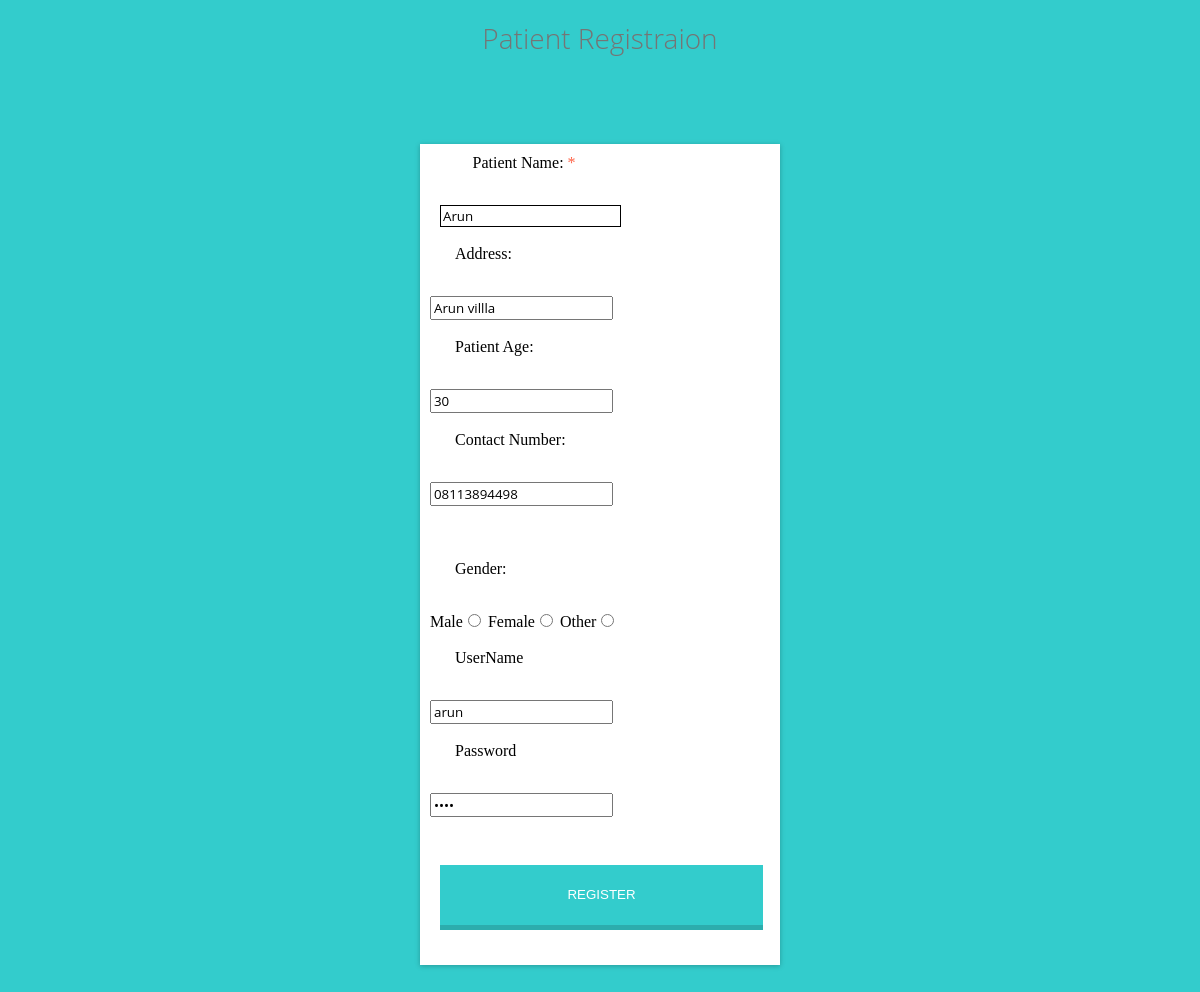
Page /editpatient/1 on the committed database.
### myapp/models.py (models this page shows, shortened)
class Patient(models.Model):
    patientname=models.CharField(max_length=150)
    address=models.CharField(max_length=150)
    age=models.CharField(max_length=100)
    gender=models.CharField(max_length=100)
    contactnum=models.CharField(max_length=100)
    disease=models.CharField(max_length=150,null=True,blank=True)
    doctorname=models.CharField(max_length=150,null=True,blank=True)
    username=models.CharField(max_length=150,null=True,blank=True)
    password=models.CharField(max_length=150,null=True,blank=True)
    status=models.CharField(max_length=150,null=True,blank=True)

### myapp/views.py (the view)
# urls.py: path('editpatient/<int:id>', views.editpatient, name='editeditpatient'),
def editpatient(request,id):
    result = Patient.objects.get(id=id)
    return render(request,'editpatient.html', {'result': result})

### myapp/templates/editpatient.html (shortened to what this page needs)
<!DOCTYPE html>
<html lang="en">
<head>
</head>
<body>
<form method="POST" action="/updatepatient/{{ result.id }}">
<h1>Patient Registraion</h1>
    <br>
       <div class="col-md-6">
           <div id="logbox">
    <label for="patientname" class="input pass " >Patient Name: <span style="color: #FF6347">*</span></label><br>
    <input id="patientname" type="text" name="patientname" required style="border: solid 1px;margin-left:10px" value="{{ result.patientname }}">
    <br><br>
     <label for="address" style="margin-left: 10px;" class="input pass " > Address:</label><br>
    <input type="text" id="address" name="address" value="{{ result.address }}">
    <br><br>
     <label for="age" style="margin-left: 10px;" class="input pass" > Patient Age:</label><br>
    <input type="text" id="age" name="age" value="{{ result.age }}">
    <br><br>
     <label for="contactnum" style="margin-left: 10px;" class="input pass "> Contact Number:</label><br>
    <input type="text" id="contactnum" name="contactnum" value="{{ result.contactnum }}">
    <br><br>
    <br><br>
   <label for="gender" style="margin-left: 10px;" class="input pass ">Gender:</label><br>
    Male<input id="male" type="radio" name="gender" value="male" value="{{ result.gender }}">
    Female<input id="female" type="radio" name="gender" value="female">
   Other<input id="other" type="radio" name="gender" value="other">
    <br><br>
    <label for="username" style="margin-left: 10px;" class="input pass " > UserName</label><br>
    <input type="text" id="username" name="username" value="{{ result.username }}">
    <br><br>
      <label for="password" style="margin-left: 10px;" class="input pass "> Password</label><br>
    <input type="password" id="password" name="password" value="{{ result.password }}">
    <br><br>
<button type="submit"  name="submit" style="margin-left: 10px" class="inputButton">REGISTER</button>
        </div>
    </div>
</form>
</body>
</html>

### myapp/templates/editpatient.html (style rules this page uses)
body { background: #3CC; }
#logbox { padding: 10px; margin: 50px auto; width: 340px; background-color: #fff; -webkit-box-shadow: 0 1px 5px rgba(0, 0, 0, 0.25); -moz-box-shadow: 0 1px 5px rgba(0, 0, 0, 0.25); box-shadow: 0 1px 5px rgba(0, 0, 0, 0.25); }
h1 { text-align: center; font-size: 175%; color: #757575; font-weight: 300; }
h1, input { font-family: "Open Sans", Helvetica, sans-serif; }
.input { width: 75%; display: block; margin: 0 auto 15px; padding: 0 15px; border: none; }
.inputButton { position: relative; width: 95%; height: 60px; display: block; margin: 30px auto 30px; color: white; background-color: #3CC; border: none; -moz-box-shadow: 0 5px 0 #2CADAD; box-shadow: 0 5px 0 #2CADAD; }

### rows in the picture
Patient: patientname "Arun", address "Arun villla", age "30", contactnum "08113894498", username "arun"
